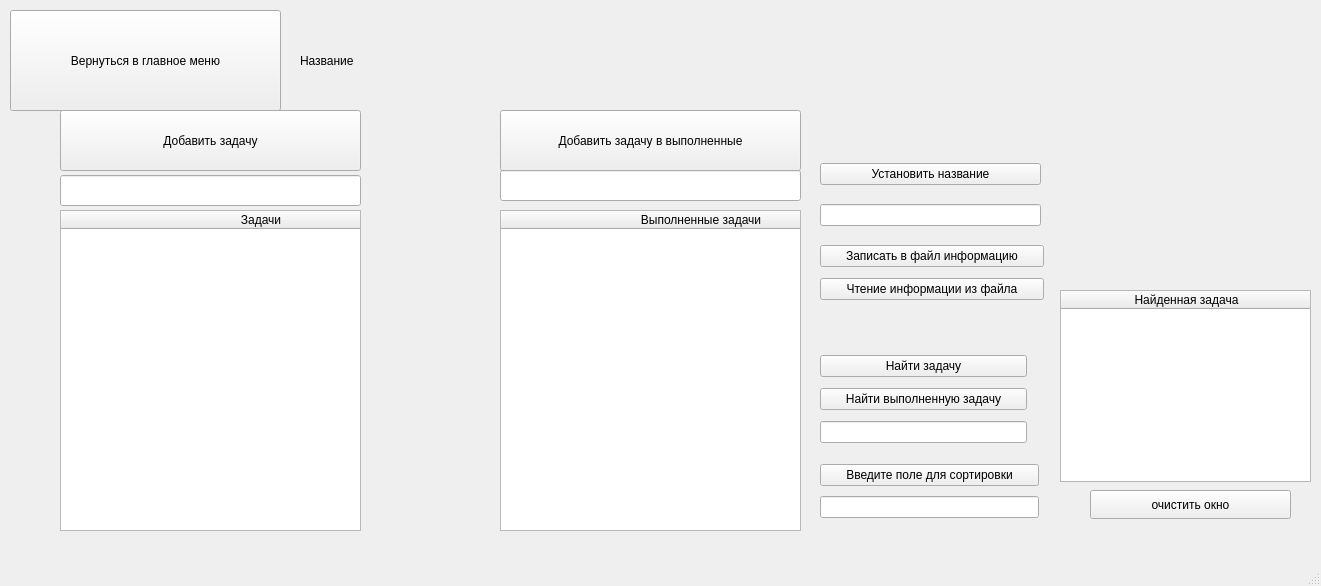
<?xml version="1.0" encoding="UTF-8"?>
<ui version="4.0">
 <class>nextWindowFifth</class>
 <widget class="QMainWindow" name="nextWindowFifth">
  <property name="geometry">
   <rect>
    <x>0</x>
    <y>0</y>
    <width>1321</width>
    <height>586</height>
   </rect>
  </property>
  <property name="windowTitle">
   <string>nextWindowFifth</string>
  </property>
  <widget class="QWidget" name="centralwidget">
   <widget class="QPushButton" name="pushButton">
    <property name="geometry">
     <rect>
      <x>10</x>
      <y>10</y>
      <width>271</width>
      <height>101</height>
     </rect>
    </property>
    <property name="text">
     <string>Вернуться в главное меню</string>
    </property>
   </widget>
   <widget class="QPushButton" name="pushButton_2">
    <property name="geometry">
     <rect>
      <x>60</x>
      <y>110</y>
      <width>301</width>
      <height>61</height>
     </rect>
    </property>
    <property name="text">
     <string>Добавить задачу</string>
    </property>
   </widget>
   <widget class="QLineEdit" name="lineEdit">
    <property name="geometry">
     <rect>
      <x>60</x>
      <y>175</y>
      <width>301</width>
      <height>31</height>
     </rect>
    </property>
   </widget>
   <widget class="QTableWidget" name="tableWidget">
    <property name="geometry">
     <rect>
      <x>60</x>
      <y>210</y>
      <width>301</width>
      <height>321</height>
     </rect>
    </property>
    <property name="layoutDirection">
     <enum>Qt::LeftToRight</enum>
    </property>
    <attribute name="horizontalHeaderDefaultSectionSize">
     <number>400</number>
    </attribute>
    <column>
     <property name="text">
      <string>Задачи</string>
     </property>
    </column>
   </widget>
   <widget class="QTableWidget" name="tableWidget_2">
    <property name="geometry">
     <rect>
      <x>500</x>
      <y>210</y>
      <width>301</width>
      <height>321</height>
     </rect>
    </property>
    <attribute name="horizontalHeaderDefaultSectionSize">
     <number>400</number>
    </attribute>
    <column>
     <property name="text">
      <string>Выполненные задачи</string>
     </property>
    </column>
   </widget>
   <widget class="QPushButton" name="pushButton_3">
    <property name="geometry">
     <rect>
      <x>500</x>
      <y>110</y>
      <width>301</width>
      <height>61</height>
     </rect>
    </property>
    <property name="text">
     <string>Добавить задачу в выполненные</string>
    </property>
   </widget>
   <widget class="QLineEdit" name="lineEdit_2">
    <property name="geometry">
     <rect>
      <x>500</x>
      <y>170</y>
      <width>301</width>
      <height>31</height>
     </rect>
    </property>
   </widget>
   <widget class="QLabel" name="label">
    <property name="geometry">
     <rect>
      <x>300</x>
      <y>30</y>
      <width>431</width>
      <height>61</height>
     </rect>
    </property>
    <property name="toolTip">
     <string>&lt;html&gt;&lt;head/&gt;&lt;body&gt;&lt;p&gt;&lt;span style=&quot; font-size:22pt;&quot;&gt;Название&lt;/span&gt;&lt;/p&gt;&lt;/body&gt;&lt;/html&gt;</string>
    </property>
    <property name="styleSheet">
     <string notr="true">font: 16pt &quot;Segoe UI&quot;;
font: 700 italic 22pt &quot;Times New Roman&quot;;
alternate-background-color: rgb(170, 255, 127);</string>
    </property>
    <property name="text">
     <string>Название</string>
    </property>
   </widget>
   <widget class="QWidget" name="layoutWidget">
    <property name="geometry">
     <rect>
      <x>820</x>
      <y>240</y>
      <width>224</width>
      <height>67</height>
     </rect>
    </property>
    <layout class="QVBoxLayout" name="verticalLayout_3">
     <item>
      <widget class="QPushButton" name="pushButton_5">
       <property name="text">
        <string>Записать в файл информацию</string>
       </property>
      </widget>
     </item>
     <item>
      <widget class="QPushButton" name="pushButton_6">
       <property name="text">
        <string>Чтение информации из файла</string>
       </property>
      </widget>
     </item>
    </layout>
   </widget>
   <widget class="QWidget" name="layoutWidget">
    <property name="geometry">
     <rect>
      <x>820</x>
      <y>150</y>
      <width>221</width>
      <height>91</height>
     </rect>
    </property>
    <layout class="QVBoxLayout" name="verticalLayout_4">
     <item>
      <widget class="QPushButton" name="pushButton_11">
       <property name="text">
        <string>Установить название</string>
       </property>
      </widget>
     </item>
     <item>
      <widget class="QLineEdit" name="lineEdit_3"/>
     </item>
    </layout>
   </widget>
   <widget class="QWidget" name="layoutWidget">
    <property name="geometry">
     <rect>
      <x>820</x>
      <y>350</y>
      <width>207</width>
      <height>100</height>
     </rect>
    </property>
    <layout class="QVBoxLayout" name="verticalLayout_5">
     <item>
      <widget class="QPushButton" name="pushButton_12">
       <property name="text">
        <string>Найти задачу</string>
       </property>
      </widget>
     </item>
     <item>
      <widget class="QPushButton" name="pushButton_13">
       <property name="text">
        <string>Найти выполненную задачу</string>
       </property>
      </widget>
     </item>
     <item>
      <widget class="QLineEdit" name="lineEdit_4"/>
     </item>
    </layout>
   </widget>
   <widget class="QWidget" name="layoutWidget">
    <property name="geometry">
     <rect>
      <x>820</x>
      <y>460</y>
      <width>219</width>
      <height>64</height>
     </rect>
    </property>
    <layout class="QVBoxLayout" name="verticalLayout">
     <item>
      <widget class="QPushButton" name="pushButton_7">
       <property name="text">
        <string>Введите поле для сортировки</string>
       </property>
      </widget>
     </item>
     <item>
      <widget class="QLineEdit" name="lineEdit_5"/>
     </item>
    </layout>
   </widget>
   <widget class="QTableWidget" name="tableWidget_3">
    <property name="geometry">
     <rect>
      <x>1060</x>
      <y>290</y>
      <width>251</width>
      <height>192</height>
     </rect>
    </property>
    <attribute name="horizontalHeaderDefaultSectionSize">
     <number>251</number>
    </attribute>
    <column>
     <property name="text">
      <string>Найденная задача</string>
     </property>
    </column>
   </widget>
   <widget class="QPushButton" name="pushButton_8">
    <property name="geometry">
     <rect>
      <x>1090</x>
      <y>490</y>
      <width>201</width>
      <height>29</height>
     </rect>
    </property>
    <property name="text">
     <string>очистить окно</string>
    </property>
   </widget>
  </widget>
  <widget class="QMenuBar" name="menubar">
   <property name="geometry">
    <rect>
     <x>0</x>
     <y>0</y>
     <width>1321</width>
     <height>26</height>
    </rect>
   </property>
  </widget>
  <widget class="QStatusBar" name="statusbar"/>
 </widget>
 <resources/>
 <connections/>
</ui>
